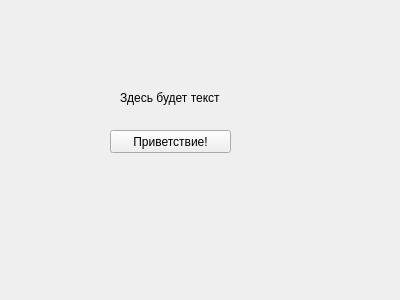
<?xml version="1.0" encoding="UTF-8"?>
<ui version="4.0">
 <class>MyForm</class>
 <widget class="QWidget" name="MyForm">
  <property name="geometry">
   <rect>
    <x>0</x>
    <y>0</y>
    <width>400</width>
    <height>300</height>
   </rect>
  </property>
  <property name="windowTitle">
   <string>Моя первая форма</string>
  </property>
  <widget class="QLabel" name="label">
   <property name="geometry">
    <rect>
     <x>120</x>
     <y>90</y>
     <width>151</width>
     <height>16</height>
    </rect>
   </property>
   <property name="text">
    <string>Здесь будет текст</string>
   </property>
  </widget>
  <widget class="QPushButton" name="pushButton">
   <property name="geometry">
    <rect>
     <x>110</x>
     <y>130</y>
     <width>121</width>
     <height>23</height>
    </rect>
   </property>
   <property name="text">
    <string>Приветствие!</string>
   </property>
  </widget>
 </widget>
 <resources/>
 <connections/>
</ui>
